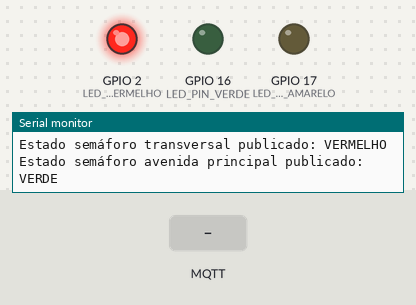
A sketch run on a simulated ESP32. Shown: output pins drawn as LEDs (lit = HIGH), the last lines printed to the serial monitor. Inputs (shaded band) come from the test bench. WiFi joins after 1.5 s; servers stay silent unless stated; no MQTT or app messages arrive unless stated.

Above: at 2.7 s.
2.8 s: MQTT message "VERDE" arrives on the first subscribed topic
4.3 s: MQTT message "VERMELHO" arrives on the first subscribed topic
5.8 s: MQTT message "1" arrives on the first subscribed topic
At 8.6 s:
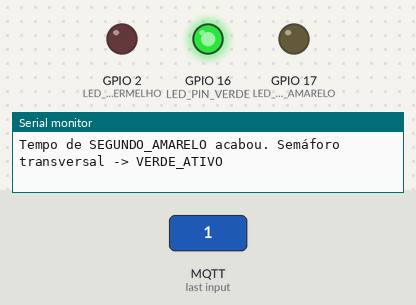
At 28.8 s:
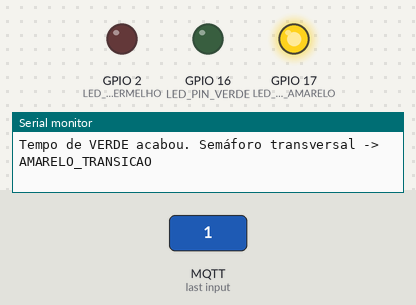
Timing chart, 0 to 29.3 s (numbered marks = the images above; inputs shaded):
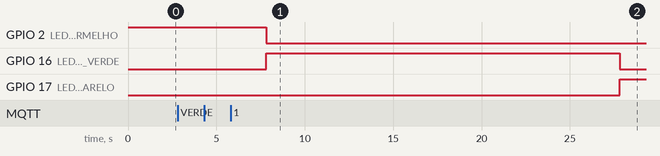

The sketch:

esp32_wifi_lora.ino
```cpp
#include <WiFi.h>
#include <PubSubClient.h>
#include <ArduinoJson.h>

const char* ssid = "IoT-Gustavo"; // SSID do WiFi
const char* password = "senha123"; // Senha do WiFi, deixe vazio se não houver senha

const char* mqtt_server = "192.168.215.82"; // Endereço IP do broker MQTT
const int mqtt_port = 1883;
const char* mqtt_topic_subscribe = "esp32/ai_api/esp_semaforo";
const char* mqtt_topic_publish_state_main_avenue = "esp32/semaforo_state/main_avenue";
const char* mqtt_topic_publish_state_cross_street = "esp32/semaforo_state/cross_street";
const char* mqtt_topic_control = "esp32/control_semaforo";

const int LED_PIN_VERDE = 16;
const int LED_PIN_AMARELO = 17;
const int LED_PIN_VERMELHO = 2;

WiFiClient espClient;
PubSubClient client(espClient);
long lastMsg = 0;
char msg[50];
int value = 0;

enum SemaforoState {
  VERMELHO_PADRAO,
  VERDE_ATIVO,
  AMARELO_TRANSICAO,
  VERMELHO_BLOQUEADO,
  SEGUNDO_AMARELO
};

SemaforoState currentSemaforoState_CrossStreet = VERMELHO_PADRAO;
SemaforoState currentSemaforoState_MainAvenue = VERDE_ATIVO;

unsigned long lastStateChangeTime = 0;
const long AMARELO_DURATION = 5000;
const long VERDE_DURATION   = 20000;
const long VERMELHO_BLOQUEADO_DURATION = 30000;

void updateSemaforoLEDs() {
  switch (currentSemaforoState_CrossStreet) {
    case VERMELHO_PADRAO:
    case SEGUNDO_AMARELO:
    case VERMELHO_BLOQUEADO:
      digitalWrite(LED_PIN_VERMELHO, HIGH);
      digitalWrite(LED_PIN_AMARELO, LOW);
      digitalWrite(LED_PIN_VERDE, LOW);
      break;
    case AMARELO_TRANSICAO:
      digitalWrite(LED_PIN_VERMELHO, LOW);
      digitalWrite(LED_PIN_AMARELO, HIGH);
      digitalWrite(LED_PIN_VERDE, LOW);
      break;
    case VERDE_ATIVO:
      digitalWrite(LED_PIN_VERMELHO, LOW);
      digitalWrite(LED_PIN_AMARELO, LOW);
      digitalWrite(LED_PIN_VERDE, HIGH);
      break;
  }
}

const char* getStateString(SemaforoState state) {
  switch (state) {
    case VERMELHO_PADRAO:
    case VERMELHO_BLOQUEADO:
      return "VERMELHO";
    case AMARELO_TRANSICAO:
    case SEGUNDO_AMARELO:
      return "AMARELO";
    case VERDE_ATIVO:
      return "VERDE";
    default:
      return "DESCONHECIDO";
  }
}

void publishSemaforoState() {
  const char* crossStreetStateStr = getStateString(currentSemaforoState_CrossStreet);
  const char* mainAvenueStateStr = getStateString(currentSemaforoState_MainAvenue);

  if (client.connected()) {
    client.publish(mqtt_topic_publish_state_cross_street, crossStreetStateStr);
    client.publish(mqtt_topic_publish_state_main_avenue, mainAvenueStateStr);
    Serial.print("Estado semáforo transversal publicado: ");
    Serial.println(crossStreetStateStr);
    Serial.print("Estado semáforo avenida principal publicado: ");
    Serial.println(mainAvenueStateStr);
  } else {
    Serial.println("Cliente MQTT não conectado, não foi possível publicar o estado.");
  }
}

void setup_wifi() {
  delay(10);
  Serial.println();
  Serial.print("Conectando a ");
  Serial.println(ssid);

  WiFi.begin(ssid, password);

  while (WiFi.status() != WL_CONNECTED) {
    delay(500);
    Serial.print(".");
  }

  Serial.println("");
  Serial.println("WiFi conectado!");
  Serial.print("Endereço IP: ");
  Serial.println(WiFi.localIP());
}

void callback(char* topic, byte* payload, unsigned int length) {
  Serial.print("Mensagem recebida no tópico: [");
  Serial.print(topic);
  Serial.print("] ");

  char payloadBuffer[length + 1];
  strncpy(payloadBuffer, (char*)payload, length);
  payloadBuffer[length] = '\0';

  Serial.println(payloadBuffer);

  if (strcmp(topic, mqtt_topic_subscribe) == 0) {
    if (currentSemaforoState_CrossStreet == VERMELHO_PADRAO) {
      currentSemaforoState_CrossStreet = SEGUNDO_AMARELO;
      currentSemaforoState_MainAvenue = AMARELO_TRANSICAO;
      lastStateChangeTime = millis();
      updateSemaforoLEDs();
      publishSemaforoState();
      Serial.println("Carro detectado na rua transversal! Semáforo transversal -> SEGUNDO_AMARELO, Semáforo principal -> AMARELO_TRANSICAO");
    } else {
      Serial.println("Carro detectado, mas semáforo transversal não está em VERMELHO_PADRAO. Ignorando.");
    }
  }
  else if (strcmp(topic, mqtt_topic_control) == 0) {
    if (strcmp(payloadBuffer, "VERDE") == 0) {
      if (currentSemaforoState_CrossStreet != VERDE_ATIVO) {
        currentSemaforoState_CrossStreet = VERDE_ATIVO;
        currentSemaforoState_MainAvenue = VERMELHO_PADRAO;
        lastStateChangeTime = millis();
        updateSemaforoLEDs();
        publishSemaforoState();
        Serial.println("Comando 'VERDE' recebido! Semáforo transversal -> VERDE_ATIVO (modo manual)");
      } else {
        Serial.println("Comando 'VERDE' recebido, semáforo transversal já está VERDE.");
      }
    } else if (strcmp(payloadBuffer, "VERMELHO") == 0) {
      if (currentSemaforoState_CrossStreet != VERMELHO_PADRAO) {
        currentSemaforoState_CrossStreet = VERMELHO_PADRAO;
        currentSemaforoState_MainAvenue = VERDE_ATIVO;
        lastStateChangeTime = millis();
        updateSemaforoLEDs();
        publishSemaforoState();
        Serial.println("Comando 'VERMELHO' recebido! Semáforo transversal -> VERMELHO_PADRAO (modo manual)");
      } else {
        Serial.println("Comando 'VERMELHO' recebido, semáforo transversal já está VERMELHO.");
      }
    } else {
      Serial.print("Comando desconhecido recebido no tópico de controle: ");
      Serial.println(payloadBuffer);
    }
  }
}

void reconnect() {
  while (!client.connected()) {
    Serial.print("Tentando conexão MQTT...");
    if (client.connect("ESP32ConsumerClient")) {
      Serial.println("conectado!");
      client.subscribe(mqtt_topic_subscribe);
      Serial.print("Assinado ao tópico: ");
      Serial.println(mqtt_topic_subscribe);
    } else {
      Serial.print("falhou, rc=");
      Serial.print(client.state());
      Serial.println(" tentando novamente em 5 segundos");
      delay(5000);
    }
  }
  publishSemaforoState();
}

void setup() {
  Serial.begin(115200);
  pinMode(LED_PIN_VERDE, OUTPUT);
  pinMode(LED_PIN_AMARELO, OUTPUT);
  pinMode(LED_PIN_VERMELHO, OUTPUT);

  updateSemaforoLEDs();
  Serial.println("Semáforo inicializado no estado VERMELHO.");

  setup_wifi();

  client.setServer(mqtt_server, mqtt_port);
  client.setCallback(callback);
  client.setBufferSize(32768);
}

void loop() {
  if (!client.connected()) {
    reconnect();
  }
  client.loop();

  unsigned long currentTime = millis();

  switch (currentSemaforoState_CrossStreet) {
    case VERMELHO_PADRAO:
      break;
    case SEGUNDO_AMARELO:
      if (currentTime - lastStateChangeTime >= AMARELO_DURATION) {
        currentSemaforoState_MainAvenue = VERMELHO_PADRAO;
        currentSemaforoState_CrossStreet = VERDE_ATIVO;
        lastStateChangeTime = currentTime;
        updateSemaforoLEDs();
        publishSemaforoState();
        Serial.println("Tempo de SEGUNDO_AMARELO acabou. Semáforo transversal -> VERDE_ATIVO");
      }
      break;
    case VERDE_ATIVO:
      if (currentTime - lastStateChangeTime >= VERDE_DURATION) {
        currentSemaforoState_CrossStreet = AMARELO_TRANSICAO;
        currentSemaforoState_MainAvenue = VERMELHO_PADRAO;
        lastStateChangeTime = currentTime;
        updateSemaforoLEDs();
        publishSemaforoState();
        Serial.println("Tempo de VERDE acabou. Semáforo transversal -> AMARELO_TRANSICAO");
      }
      break;
    case AMARELO_TRANSICAO:
      if (currentTime - lastStateChangeTime >= AMARELO_DURATION) {
        currentSemaforoState_CrossStreet = VERMELHO_BLOQUEADO;
        currentSemaforoState_MainAvenue = VERDE_ATIVO;
        lastStateChangeTime = currentTime;
        updateSemaforoLEDs();
        publishSemaforoState();
        Serial.println("Tempo de AMARELO acabou. Semáforo transversal -> VERMELHO_BLOQUEADO");
      }
      break;
    case VERMELHO_BLOQUEADO:
      if (currentTime - lastStateChangeTime >= VERMELHO_BLOQUEADO_DURATION) {
        currentSemaforoState_CrossStreet = VERMELHO_PADRAO;
        currentSemaforoState_MainAvenue = VERDE_ATIVO;
        lastStateChangeTime = currentTime;
        updateSemaforoLEDs();
        publishSemaforoState();
        Serial.println("Tempo de VERMELHO_BLOQUEADO acabou. Semáforo transversal -> VERMELHO_PADRAO");
      }
      break;
  }
  delay(10);
}
```
